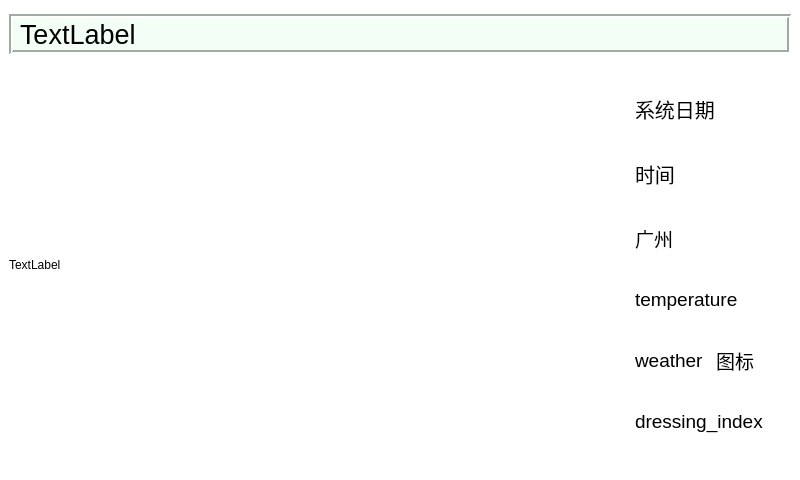
<?xml version="1.0" encoding="UTF-8"?>
<ui version="4.0">
 <class>MainWindow</class>
 <widget class="QMainWindow" name="MainWindow">
  <property name="geometry">
   <rect>
    <x>0</x>
    <y>0</y>
    <width>800</width>
    <height>480</height>
   </rect>
  </property>
  <property name="maximumSize">
   <size>
    <width>1000</width>
    <height>1000</height>
   </size>
  </property>
  <property name="windowTitle">
   <string>MainWindow</string>
  </property>
  <property name="styleSheet">
   <string notr="true">background-color: rgb(255, 255, 255);</string>
  </property>
  <widget class="QWidget" name="centralwidget">
   <layout class="QGridLayout" name="gridLayout_2">
    <item row="2" column="1">
     <layout class="QGridLayout" name="gridLayout">
      <item row="0" column="0" colspan="2">
       <widget class="QLabel" name="label_date">
        <property name="sizePolicy">
         <sizepolicy hsizetype="Preferred" vsizetype="Fixed">
          <horstretch>0</horstretch>
          <verstretch>0</verstretch>
         </sizepolicy>
        </property>
        <property name="minimumSize">
         <size>
          <width>0</width>
          <height>0</height>
         </size>
        </property>
        <property name="maximumSize">
         <size>
          <width>400</width>
          <height>16777215</height>
         </size>
        </property>
        <property name="font">
         <font>
          <pointsize>15</pointsize>
         </font>
        </property>
        <property name="styleSheet">
         <string notr="true"/>
        </property>
        <property name="frameShape">
         <enum>QFrame::NoFrame</enum>
        </property>
        <property name="frameShadow">
         <enum>QFrame::Sunken</enum>
        </property>
        <property name="text">
         <string>系统日期</string>
        </property>
       </widget>
      </item>
      <item row="3" column="0" colspan="2">
       <widget class="QLabel" name="label_temperature">
        <property name="sizePolicy">
         <sizepolicy hsizetype="Preferred" vsizetype="Fixed">
          <horstretch>0</horstretch>
          <verstretch>0</verstretch>
         </sizepolicy>
        </property>
        <property name="font">
         <font>
          <pointsize>14</pointsize>
         </font>
        </property>
        <property name="styleSheet">
         <string notr="true"/>
        </property>
        <property name="frameShape">
         <enum>QFrame::NoFrame</enum>
        </property>
        <property name="frameShadow">
         <enum>QFrame::Sunken</enum>
        </property>
        <property name="text">
         <string>temperature</string>
        </property>
        <property name="alignment">
         <set>Qt::AlignLeading|Qt::AlignLeft|Qt::AlignVCenter</set>
        </property>
       </widget>
      </item>
      <item row="4" column="0">
       <widget class="QLabel" name="label_weather">
        <property name="sizePolicy">
         <sizepolicy hsizetype="Preferred" vsizetype="Fixed">
          <horstretch>0</horstretch>
          <verstretch>0</verstretch>
         </sizepolicy>
        </property>
        <property name="font">
         <font>
          <pointsize>14</pointsize>
         </font>
        </property>
        <property name="styleSheet">
         <string notr="true"/>
        </property>
        <property name="frameShape">
         <enum>QFrame::NoFrame</enum>
        </property>
        <property name="frameShadow">
         <enum>QFrame::Sunken</enum>
        </property>
        <property name="text">
         <string>weather</string>
        </property>
        <property name="alignment">
         <set>Qt::AlignLeading|Qt::AlignLeft|Qt::AlignVCenter</set>
        </property>
       </widget>
      </item>
      <item row="4" column="1">
       <widget class="QLabel" name="label_icon">
        <property name="sizePolicy">
         <sizepolicy hsizetype="Preferred" vsizetype="Fixed">
          <horstretch>0</horstretch>
          <verstretch>0</verstretch>
         </sizepolicy>
        </property>
        <property name="font">
         <font>
          <pointsize>14</pointsize>
         </font>
        </property>
        <property name="frameShape">
         <enum>QFrame::NoFrame</enum>
        </property>
        <property name="frameShadow">
         <enum>QFrame::Sunken</enum>
        </property>
        <property name="text">
         <string>图标</string>
        </property>
       </widget>
      </item>
      <item row="5" column="0" colspan="2">
       <widget class="QLabel" name="label_dressing_index">
        <property name="sizePolicy">
         <sizepolicy hsizetype="Fixed" vsizetype="Fixed">
          <horstretch>0</horstretch>
          <verstretch>0</verstretch>
         </sizepolicy>
        </property>
        <property name="font">
         <font>
          <pointsize>14</pointsize>
         </font>
        </property>
        <property name="text">
         <string>dressing_index</string>
        </property>
       </widget>
      </item>
      <item row="1" column="0" colspan="2">
       <widget class="QLabel" name="label_time">
        <property name="sizePolicy">
         <sizepolicy hsizetype="Fixed" vsizetype="Fixed">
          <horstretch>0</horstretch>
          <verstretch>0</verstretch>
         </sizepolicy>
        </property>
        <property name="minimumSize">
         <size>
          <width>0</width>
          <height>0</height>
         </size>
        </property>
        <property name="maximumSize">
         <size>
          <width>400</width>
          <height>16777215</height>
         </size>
        </property>
        <property name="font">
         <font>
          <pointsize>15</pointsize>
         </font>
        </property>
        <property name="styleSheet">
         <string notr="true"/>
        </property>
        <property name="frameShape">
         <enum>QFrame::NoFrame</enum>
        </property>
        <property name="frameShadow">
         <enum>QFrame::Sunken</enum>
        </property>
        <property name="text">
         <string>时间</string>
        </property>
       </widget>
      </item>
      <item row="2" column="0" colspan="2">
       <widget class="QLabel" name="label_local">
        <property name="sizePolicy">
         <sizepolicy hsizetype="Preferred" vsizetype="Fixed">
          <horstretch>0</horstretch>
          <verstretch>0</verstretch>
         </sizepolicy>
        </property>
        <property name="font">
         <font>
          <pointsize>14</pointsize>
         </font>
        </property>
        <property name="styleSheet">
         <string notr="true"/>
        </property>
        <property name="frameShape">
         <enum>QFrame::NoFrame</enum>
        </property>
        <property name="frameShadow">
         <enum>QFrame::Sunken</enum>
        </property>
        <property name="text">
         <string>广州</string>
        </property>
        <property name="alignment">
         <set>Qt::AlignLeading|Qt::AlignLeft|Qt::AlignVCenter</set>
        </property>
       </widget>
      </item>
     </layout>
    </item>
    <item row="2" column="0">
     <widget class="QLabel" name="label_mp4">
      <property name="minimumSize">
       <size>
        <width>620</width>
        <height>400</height>
       </size>
      </property>
      <property name="maximumSize">
       <size>
        <width>620</width>
        <height>1000</height>
       </size>
      </property>
      <property name="text">
       <string>TextLabel</string>
      </property>
     </widget>
    </item>
    <item row="1" column="0" colspan="2">
     <widget class="QLabel" name="label_font">
      <property name="sizePolicy">
       <sizepolicy hsizetype="Preferred" vsizetype="Minimum">
        <horstretch>0</horstretch>
        <verstretch>0</verstretch>
       </sizepolicy>
      </property>
      <property name="minimumSize">
       <size>
        <width>0</width>
        <height>35</height>
       </size>
      </property>
      <property name="maximumSize">
       <size>
        <width>16777215</width>
        <height>40</height>
       </size>
      </property>
      <property name="font">
       <font>
        <pointsize>20</pointsize>
       </font>
      </property>
      <property name="styleSheet">
       <string notr="true">background-color: rgb(243, 255, 244);</string>
      </property>
      <property name="frameShape">
       <enum>QFrame::Box</enum>
      </property>
      <property name="frameShadow">
       <enum>QFrame::Sunken</enum>
      </property>
      <property name="lineWidth">
       <number>2</number>
      </property>
      <property name="text">
       <string>TextLabel</string>
      </property>
     </widget>
    </item>
   </layout>
  </widget>
 </widget>
 <resources/>
 <connections/>
</ui>
